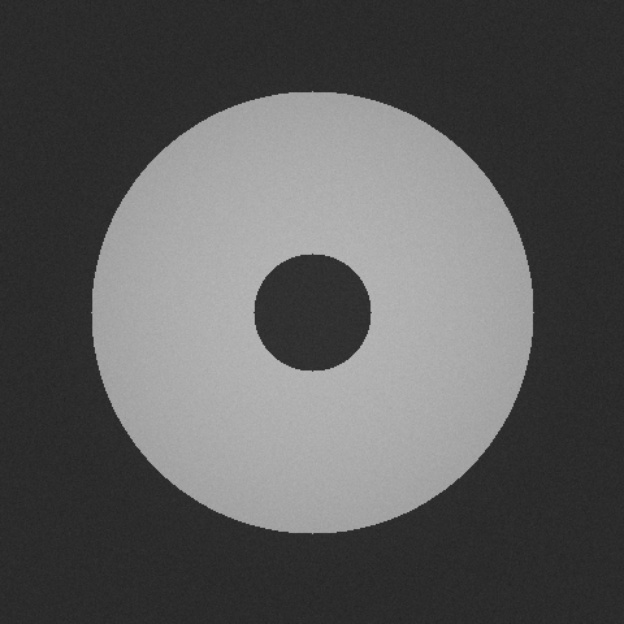
#> input picture gozcu/ornekler/kontrol/foto_01_good.jpg, 624 x 624 px; its folder holds only this picture in this run
$ python -i segmentation.py   (imports and definitions only)   (older library calls are emulated)
#> lines starting #> are read from the running program, lines starting #| are printed output that depends on the picture; after the words box and inside, x2 and y2 are one past the last pixel; in counts of white or black regions, pixels touching at a corner belong together
#> further down, picture is the input picture: shape (624, 624, 3); min 34, max 185, mean 89.9
"""GÖZCÜ·AI — çok-stratejili dayanıklı segmentasyon.

Tek bir eşikleme yöntemi gerçek fabrika koşullarında (dokulu zemin,
gün içi ışık kayması, benzer parlaklıkta parça/zemin, gölge) kırılgandır.
Bu modül parçayı BEŞ bağımsız stratejiyle arar ve her adayı
"gerçekten parça olma" kalitesine göre puanlar; en iyi aday kazanır:

  A) Işık-düzeltmeli global eşik (Otsu, iki kutup)   — temiz sahneler
  B) Yerel uyarlanabilir eşik (iki kutup)            — düzensiz aydınlatma
  C) Kenar tabanlı (Canny + kapama + doldurma)       — renkten bağımsız
  D) Hough daire + yerel rafineri                    — dokulu zeminde daire
  E) Renk-uzayı ayrımı (Lab, zemin modeli kenardan)  — gri-benzer/renk-farklı

Puan: dairesellik + doluluk + sınır kontrastı + kenara-değmeme.
Hiçbir aday yeterince iyi değilse None döner (üst katman ŞÜPHELİ der;
sistem tahmin etmez).
"""
from __future__ import annotations

from typing import List, Optional, Tuple

import cv2
import numpy as np

MIN_SCORE = 0.55          # bu puanın altındaki en iyi aday bile reddedilir
_KO = np.ones((5, 5), np.uint8)
_KC = np.ones((9, 9), np.uint8)


# ── yardımcılar ──────────────────────────────────────────────────────

def _flatfield(gray: np.ndarray) -> np.ndarray:
    """Yavaş değişen aydınlatmayı düzelt (arka plan 1/8 ölçekte — hızlı)."""
    small = cv2.resize(gray, None, fx=0.125, fy=0.125,
                       interpolation=cv2.INTER_AREA)
    bg_s = cv2.GaussianBlur(small, (0, 0), sigmaX=max(small.shape) / 8)
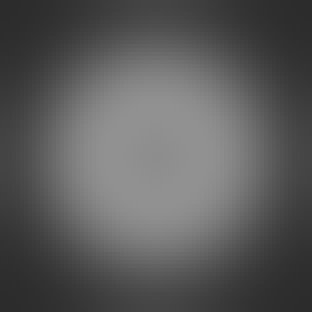
#> bg_s: shape (78, 78) (shown 4 times larger); min 44, max 145, mean 90.2
    bg = cv2.resize(bg_s, (gray.shape[1], gray.shape[0]),
                    interpolation=cv2.INTER_LINEAR)
    norm = gray.astype(np.float32) / np.maximum(bg.astype(np.float32), 1.0) * 128.0
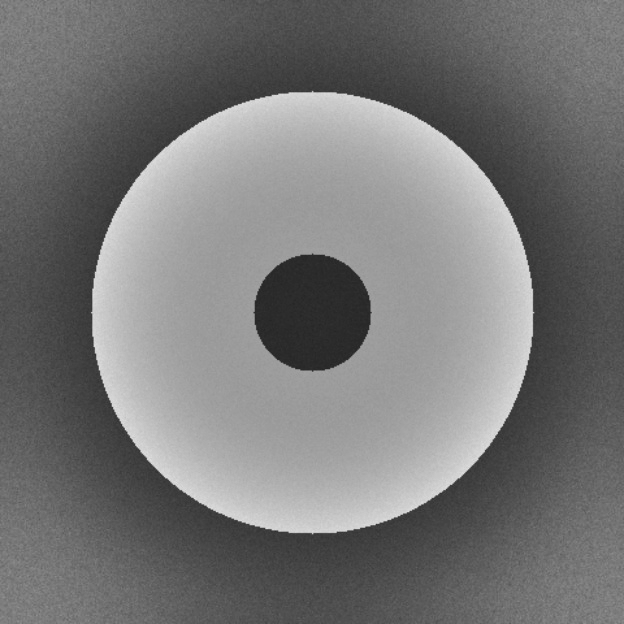
#> norm: shape (624, 624) float32; min 36.44, max 225.6, mean 118.8
    return np.clip(norm, 0, 255).astype(np.uint8)


def _clean(mask: np.ndarray) -> np.ndarray:
    m = cv2.morphologyEx(mask, cv2.MORPH_OPEN, _KO)
    return cv2.morphologyEx(m, cv2.MORPH_CLOSE, _KC)


def _contours_of(mask: np.ndarray, max_n: int = 2) -> List[np.ndarray]:
    cs, _ = cv2.findContours(mask, cv2.RETR_EXTERNAL, cv2.CHAIN_APPROX_NONE)
    cs = sorted(cs, key=cv2.contourArea, reverse=True)
    return cs[:max_n]


def _sobel_mag(gray: np.ndarray) -> np.ndarray:
    gx = cv2.Sobel(gray, cv2.CV_32F, 1, 0, ksize=3)
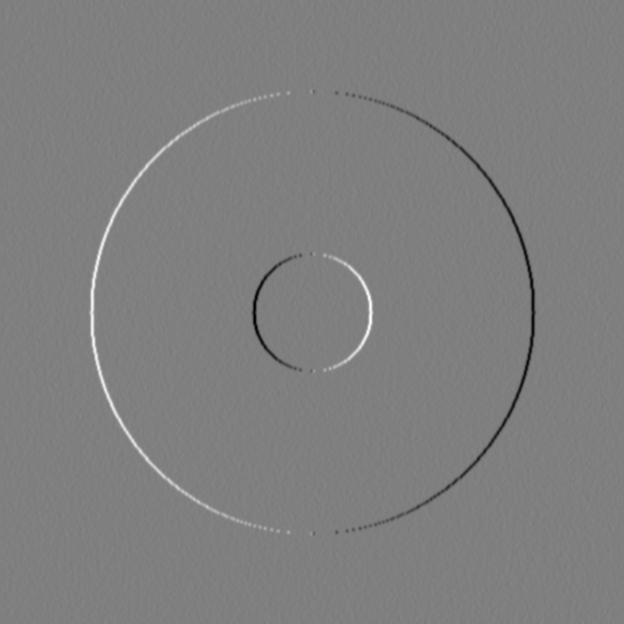
#> gx: shape (624, 624) float32; min -326, max 325, mean 0; drawn with min black and max white
    gy = cv2.Sobel(gray, cv2.CV_32F, 0, 1, ksize=3)
    return cv2.magnitude(gx, gy)
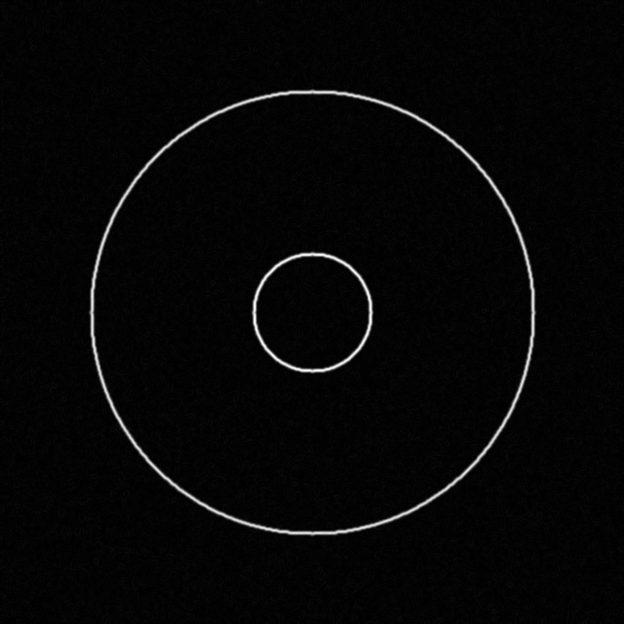
#> returned value: shape (624, 624) float32; min 0, max 328, mean 8.6; drawn with min black and max white


# ── aday üreticiler ──────────────────────────────────────────────────

def _cand_otsu(ff: np.ndarray) -> List[np.ndarray]:
    out = []
    _, m = cv2.threshold(ff, 0, 255, cv2.THRESH_BINARY + cv2.THRESH_OTSU)
    out += _contours_of(_clean(m))
    out += _contours_of(_clean(cv2.bitwise_not(m)))
    return out


# [80 lines left out: functions _cand_adaptive, _cand_edges, _cand_hough, _cand_color, not called in this run]


# ── aday puanlama ───────────────────────────────────────────────────

def _score(cnt: np.ndarray, gray: np.ndarray,
           mag: np.ndarray) -> Tuple[float, dict]:
    h, w = gray.shape
    A = cv2.contourArea(cnt)
    if A < 1200 or A > 0.85 * h * w:
        return 0.0, {}
    P = cv2.arcLength(cnt, True)
    circ = min(1.0, 4 * np.pi * A / max(P * P, 1e-6))
    hull = cv2.convexHull(cnt)
    solidity = A / max(cv2.contourArea(hull), 1e-6)
    x, y, bw, bh = cv2.boundingRect(cnt)
    touches = x <= 2 or y <= 2 or x + bw >= w - 2 or y + bh >= h - 2
    pts = cnt.reshape(-1, 2)[::max(1, len(cnt) // 160)]
    pys = np.clip(pts[:, 1], 0, h - 1)
    pxs = np.clip(pts[:, 0], 0, w - 1)
    contrast = min(1.0, float(mag[pys, pxs].mean()) / 45.0)
    score = (0.42 * circ + 0.18 * solidity + 0.32 * contrast
             + (0.0 if touches else 0.08))
    return score, dict(circ=circ, sol=solidity, con=contrast, touch=touches)


def find_part(bgr: np.ndarray) -> Optional[Tuple[np.ndarray, np.ndarray, float]]:
    """Parçanın dış konturunu bul.

    Döndürür: (kontur, seçilen_yöntemin_maskesi_için_kontur_dolgusu_ile
    uyumlu ikili maske, ikinci_nesne_oranı) — ya da None."""
    gray = cv2.cvtColor(bgr, cv2.COLOR_BGR2GRAY)
    ff = _flatfield(gray)
    mag = _sobel_mag(cv2.GaussianBlur(gray, (5, 5), 0))

    # KADEMELİ arama: ucuz stratejiler önce; aday yeterince iyiyse
    # (temiz sahne — üretim hattının normali) pahalılar hiç çalışmaz.
    EARLY = 0.80
    stages = [lambda: _cand_otsu(ff),
              lambda: _cand_color(bgr),
              lambda: _cand_adaptive(ff),
              lambda: _cand_edges(gray),
              lambda: _cand_hough(gray, ff)]
    best, best_s = None, 0.0
    scored: List[Tuple[float, np.ndarray, dict]] = []
    for stage in stages:
        for c in stage():
            s, f = _score(c, gray, mag)
            if s > 0:
                scored.append((s, c, f))
            if s > best_s:
                best, best_s = c, s
        if best_s >= EARLY:
            break
#> this loop made 1 pass
#> pass 1, in _cand_otsu, `_, m = cv2.threshold(ff, 0, 255, cv2.THRESH_BINARY + cv2.THRESH_OTSU)`:
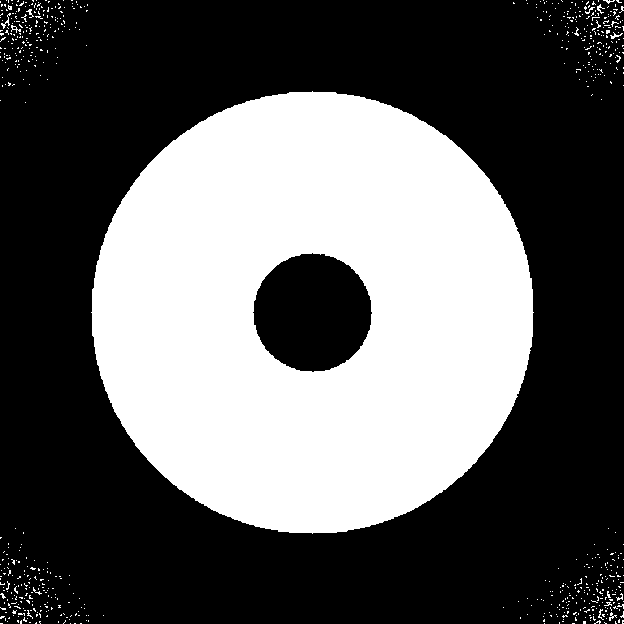
#> m: shape (624, 624); 37.2% white; 702 white regions (691 under 20 px), largest, box (x1, y1, x2, y2) and area: (91, 91, 534, 534) 142605, (1, 13, 11, 29) 40, (610, 32, 623, 39) 32
#> pass 1, in _clean, `m = cv2.morphologyEx(mask, cv2.MORPH_OPEN, _KO)`:
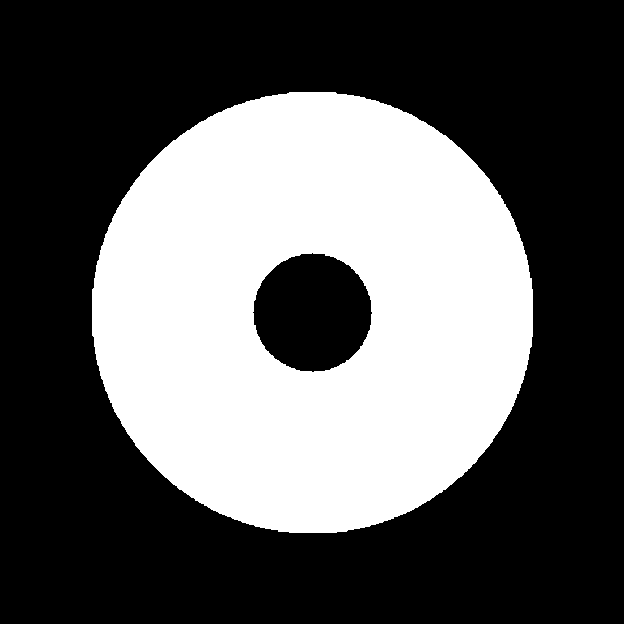
#> m: shape (624, 624); 36.6% white; 1 white region, box (x1, y1, x2, y2) and area: (92, 92, 533, 533) 142597
#> pass 1, in _clean (call 2), `m = cv2.morphologyEx(mask, cv2.MORPH_OPEN, _KO)`:
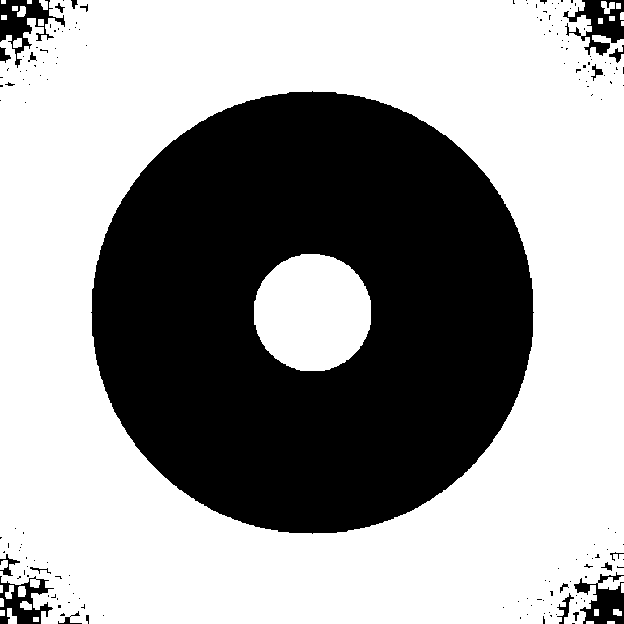
#> m: shape (624, 624); 61.6% white; 163 black regions (142 under 20 px), largest, box (x1, y1, x2, y2) and area: (91, 91, 534, 534) 142621, (563, 0, 624, 56) 1565, (0, 0, 65, 68) 1556
#> after the loop, best = contour of 1263 points, box (x1, y1, x2, y2) (92, 92, 533, 533), area 152872; best_s = 0.953; scored = 1 item
    if best is None or best_s < MIN_SCORE:
        return None

    # ── kapsama kuralı: parça, EN DIŞTAKİ makul nesnedir ──
    # Bir aday, başka bir makul adayın içindeyse (örn. delik), o parça
    # değil parçanın bir özelliğidir; dıştaki tercih edilir. Bu, kenarı
    # kesik parçalarda deliğin "daha güzel daire" diye kazanmasını önler.
    plausible = [(s, c) for s, c, _f in scored if s >= MIN_SCORE - 0.05]
#> plausible = 1 item
    # [7 lines left out: function inside, not called in this run]
    outermost = []
    for s, c in plausible:
        if not any(inside(c, o) for so, o in plausible if o is not c):
            outermost.append((s, c))
#> this loop made 1 pass
#> s on pass 1: 0.953
#> after the loop, outermost = 1 item
    if outermost:
        best_s, best = max(outermost, key=lambda t: t[0])

    # ikinci nesne oranı: kazananla örtüşmeyen en büyük diğer aday
    bx, by, bw_, bh_ = cv2.boundingRect(best)
#> bx = 92; by = 92; bw_ = 441; bh_ = 441
    bA = cv2.contourArea(best)
#> bA = 152871.5
    second = 0.0
    for s, c, f in scored:
        # "ikinci nesne" ancak KENDİSİ de parça-benzeriyse sayılır:
        # yüksek puan + yüksek dairesellik. El, gölge, zemin deseni gibi
        # düşük-dairesellikli lekeler kadraj uyarısı üretmez.
        if c is best or s < MIN_SCORE or f.get("circ", 0) < 0.60:
            continue
        x, y, ww, hh = cv2.boundingRect(c)
        ix = max(0, min(bx + bw_, x + ww) - max(bx, x))
        iy = max(0, min(by + bh_, y + hh) - max(by, y))
        overlap = (ix * iy) / max(min(bw_ * bh_, ww * hh), 1)
        if overlap < 0.25:
            second = max(second, cv2.contourArea(c) / max(bA, 1))
#> this loop made 1 pass
#> (s, f) on pass 1: (0.953, {'circ': 0.89, 'sol': 0.996, 'con': 1, 'touch': False})
    return best, gray, min(second, 1.0)


# ── perspektif/eğim düzeltme ve el tespiti ──────────────────────────

# [40 lines left out: functions tilt_of, rectify_tilt, not called in this run]

>>> import cv2
>>> picture = cv2.imread('ornekler/kontrol/foto_01_good.jpg')
>>> result = find_part(picture)

$ run again, on gozcu/ornekler/kontrol/foto_08_good.jpg
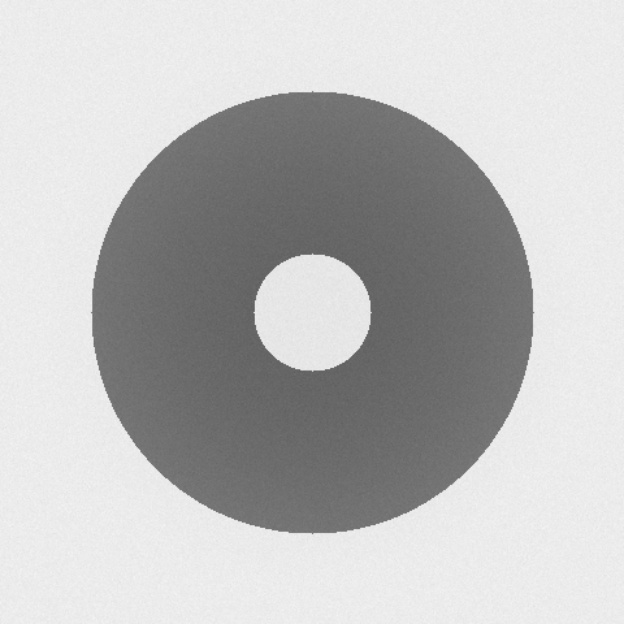
#> input picture gozcu/ornekler/kontrol/foto_08_good.jpg, 624 x 624 px
#> picture is the input picture: shape (624, 624, 3); min 90, max 244, mean 188.8
#> in _sobel_mag, `gx = cv2.Sobel(gray, cv2.CV_32F, 1, 0, ksize=3)`:
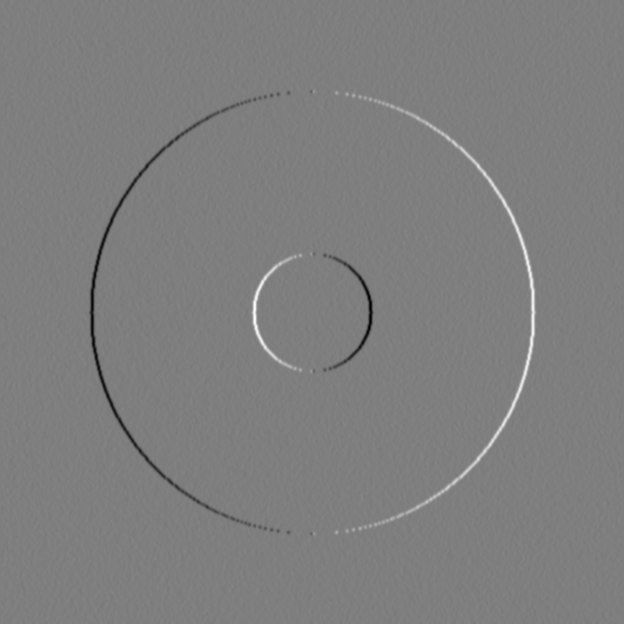
#> gx: shape (624, 624) float32; min -324, max 328, mean 0; drawn with min black and max white
#> the loop in find_part, `for stage in stages:` made 1 pass
#> pass 1, in _cand_otsu, `_, m = cv2.threshold(ff, 0, 255, cv2.THRESH_BINARY + cv2.THRESH_OTSU)`:
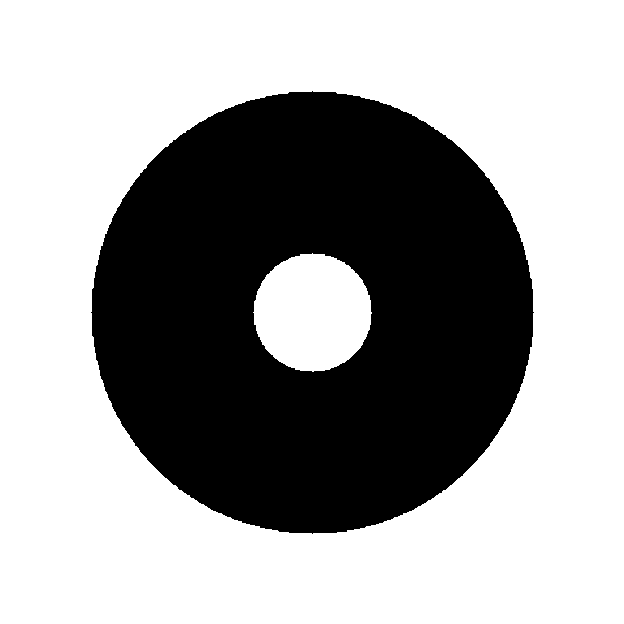
#> m: shape (624, 624); 63.4% white; 1 black region, box (x1, y1, x2, y2) and area: (91, 91, 534, 534) 142419
#> after the loop in find_part, `for stage in stages:`: best = contour of 1272 points, box (x1, y1, x2, y2) (92, 92, 533, 533), area 152714; best_s = 0.95; scored = 1 item
#> the loop in find_part, `for s, c in plausible:` made 1 pass
#> s on pass 1: 0.95
#> bx = 92; bw_ = 441
#> bA = 152714
#> the loop in find_part, `for s, c, f in scored: # "ikinci nesne" ancak KENDİSİ de parça-benzeri..` made 1 pass
#> (s, f) on pass 1: (0.95, {'circ': 0.883, 'sol': 0.996, 'con': 1, 'touch': False})
